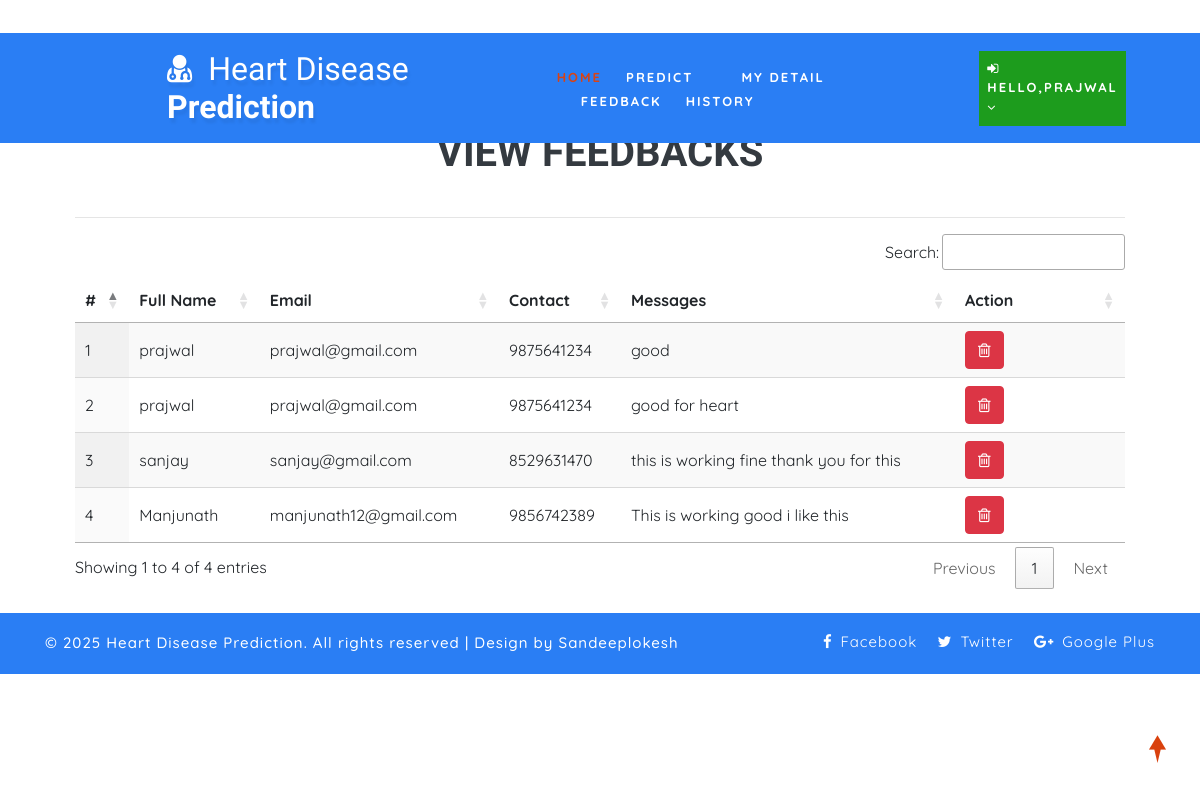
The app's page /view_feedback (signed in) with its own data.
### health/models.py (models this page shows, shortened)
class Feedback(models.Model):
    user = models.ForeignKey(User, on_delete=models.CASCADE, null=True)
    messages = models.TextField(null=True)
    date = models.DateField(auto_now=True)

class Patient(models.Model):
    user = models.ForeignKey(User, on_delete=models.CASCADE, null=True)
    contact = models.CharField(max_length=100, null=True)
    address = models.CharField(max_length=100, null=True)
    dob = models.DateField(null=True)
    image = models.FileField(null=True, blank=True)

### health/views.py (the view)
# urls.py: path('view_feedback', View_Feedback, name="view_feedback"),
@login_required(login_url="login")
def View_Feedback(request):
    return render(request, 'view_feedback.html', {'dis': Feedback.objects.all()})

### health/templates/view_feedback.html
{% extends 'index.html' %}
{% load static %}
{% block body %}
<div class="container-fluid" style="width:90%;margin-top:8%">
                    <div class="container-fluid">
                        <h1 align="center" class="w3ls-title text-uppercase text-dark font-weight-bold">View Feedbacks</h1><br>
                         </div><hr>
                                <table id="example" class="display" style="width:100%">
                                  <thead>
                                    <tr>
                                      <th>#</th>
                                      <th>Full Name</th>
                                      <th>Email</th>
                                      <th>Contact</th>
                                      <th>Messages</th>
                                      <th>Action</th>
                                  </tr>
                              </thead>
                              <tbody>
                              {% for i in dis %}
                                <tr>
                                  <td>{{forloop.counter}}</td>
                                  <td>{{i.user.first_name}} {{i.user.user.last_name}}</td>
                                  <td>{{i.user.email}}</td>
                                  <td>{{i.user.patient_set.all.0.contact}}</td>
                                  <td>{{i.messages}}</td>
                                  <td style="width:150px">
                                      <a href="{% url 'delete_feedback' i.id %}" ><button class="btn btn-danger" onclick="return confirm('Are you sure?')"><i class="fa fa-trash-o"></i></button></a></td>
                              </tr>
                              {% endfor %}
                          </tbody>
                      </table>
                  </div>
{% endblock %}

### health/templates/index.html (shortened to what this page needs)
<!DOCTYPE html>
{% load static %}
<html lang="zxx">
<head>
	<link rel="stylesheet" href="{% static 'css/bootstrap.css' %}">
	<link href="{% static 'css/css_slider.css' %}" type="text/css" rel="stylesheet" media="all">
	<link rel="stylesheet" href="{% static 'css/style.css' %}" type="text/css" media="all" />
	<link href="{% static 'css/font-awesome.min.css' %}" rel="stylesheet">
<link rel='stylesheet' type='text/css' href="https://cdn.datatables.net/1.10.21/css/jquery.dataTables.min.css">
<link rel='stylesheet' type='text/css' href="https://cdn.datatables.net/buttons/1.6.2/css/buttons.dataTables.min.css">
</head>
<body>
	<div id="home" style="margin-bottom:2%">
		<header>
			<div class="top-bar py-3">
				<div class="container">
					<div class="row">
						<div class="col-xl-7 col-lg-6 col-md-4 top-social-agile text-md-right text-center mt-md-0 mt-2">
							<div class="row">
								<div class="col-xl-3 col-lg-4 col-6 top-w3layouts p-md-0 text-right">
								</div>
								<div class="col-xl-3 col-lg-4 col-6 header-w3layouts text-md-right text-left">
								</div>
							</div>
						</div>
					</div>
				</div>
			</div>
		</header>
		<div class="main-top" style="background:rgb(42, 126, 244)">
			<div class="container-fluid">
				<div class="header d-md-flex justify-content-between align-items-center py-3">
					<div id="logo" style="margin-left:13%">
						<h1>
							<a href="index.html">
								<span class="fa fa-user-md mr-2"></span>
								<span class="logo-sp">Heart Disease</span> Prediction
							</a>
						</h1>
					</div>
					{% if request.user.is_staff %}
					<div class="nav_w3ls" style="margin-right:4%">
						<nav>
							<label for="drop1" class="toggle">Menu</label>
							<input type="checkbox" id="drop1" />
							<ul class="menu" style="padding:15px;width:100%">
								<li class="mx-lg-4 mx-md-3 my-md-0 my-2"><a href="{% url 'admin_home' %}" >Home</a></li>
								<li>
									<label for="drop-2" class="toggle toogle-2"> <span class="fa fa-angle-down" aria-hidden="true"></span>
									</label>
									<a href="#"> Doctor <span class="fa fa-angle-down" aria-hidden="true"></span></a>
									<ul style="margin-top:2%;width:40%;margin-right:0%">
										<li style="width:100%;"><a href="/add_doctor" class="drop-text">Add Doctor</a></li>
										<li style="width:100%;"><a href="/view_doctor" class="drop-text">View Doctor</a></li>
									</ul>
								</li>
								<li class="mx-lg-4 mx-md-3 my-md-0 my-2"><a href="/view_patient">Patient</a></li>
								<li class="mx-lg-4 mx-md-3 my-md-0 my-2">
									<a href="/view_search_pat">Searched Data</a></li>
								<li><a href="/view_feedback">Feedback</a></li>
							</ul>
						</nav>
					</div>
					<div class="nav_w3ls" style="margin-right:3%">
						<nav>
							<label for="drop2" class="toggle">Menu</label>
							<input type="checkbox" id="drop2" />
							<ul class="menu">
								<li class="mx-lg-4 mx-md-3 my-md-0 my-2" style="background:red;padding:8px">
									<label for="drop-2" class="toggle toogle-2"> <span class="fa fa-angle-down" aria-hidden="true"></span>
									</label>
									<a href="#"><i class="fa fa-user"></i> {{request.user.username}} <span class="fa fa-angle-down" aria-hidden="true"></span></a>
									<ul style="margin-top:10%;width:80%;margin-right:5%">
										<li style="width:100%;"><a href="{% url 'change_password' %}" class="drop-text">Password</a></li>
										<li style="width:100%;"><a href="{% url 'logout' %}" class="drop-text">Logout</a></li>
									</ul>
								</li>
							</ul>
						</nav>
					</div>
					{% elif request.user.patient_set.all.0 %}
					<div class="nav_w3ls" style="margin-left:5%;font-weight:bold">
						<nav>
							<ul class="menu" style="padding:15px;width:100%">
								<li><a href="{% url 'patient_home' %}" class="active">Home</a></li>
								<li class="mx-lg-4 mx-md-3 my-md-0 my-2"><a href="/add_heartdetail">Predict</a></li>
								<li class="mx-lg-4 mx-md-3 my-md-0 my-2"><a href="/profile_doctor">My Detail</a></li>
								<li class="mx-lg-4 mx-md-3 my-md-0 my-2"><a href="/sent_feedback">Feedback</a></li>
								<li><a href="/view_search_pat">History</a></li>
							</ul>
						</nav>
					</div>
					<div class="nav_w3ls" style="margin-right:3%">
						<nav>
							<ul class="menu">
								<li class="mx-lg-4 mx-md-3 my-md-0 my-2" style="background:#1d9c1d;padding:8px">
									<a href="#"><i class="fa fa-sign-in"></i> Hello,{{request.user.username}} <span class="fa fa-angle-down" aria-hidden="true"></span></a>
								</li>
							</ul>
						</nav>
					</div>
					{% endif %}
				</div>
			</div>
		</div>
		{% block body %}
		{% endblock %}
	</div>
	<div class="copy-w3pvt" style="background:rgb(42, 126, 244);color:white">
		<div class="container py-3">
			<div class="row">
				<div class="col-lg-7 w3ls_footer_grid1_left text-lg-left text-center">
					<p style="color:white">&copy; 2025 Heart Disease Prediction. All rights reserved | Design by Sandeeplokesh</a>
					</p>
				</div>
				<div class="col-lg-5 w3ls_footer_grid_left1_pos text-lg-right text-center mt-lg-0 mt-2">
					<ul style="color:white">
						<li>
							<a href="#" style="color:white" class="facebook">
								<span class="fa fa-facebook-f mr-2"></span>Facebook</a>
						</li>
						<li class="mx-3">
							<a href="#" style="color:white" class="twitter">
								<span class="fa fa-twitter mr-2"></span>Twitter</a>
						</li>
						<li>
							<a href="#" style="color:white" class="google">
								<span class="fa fa-google-plus mr-2"></span>Google Plus</a>
						</li>
					</ul>
				</div>
			</div>
		</div>
	</div>
	<a href="#home" style="color:white" class="move-top text-center"></a>
</body>
</html>

### health/static/css/style.css (style rules this page uses)
body { padding: 0; margin: 0; background: #FFF; font-family: 'Quicksand', sans-serif; }
body a, body button { transition: 0.5s all; -webkit-transition: 0.5s all; -moz-transition: 0.5s all; -o-transition: 0.5s all; -ms-transition: 0.5s all; text-decoration: none; }
html { scroll-behavior: smooth; }
h1, h2, h3, h4, h5, h6 { margin: 0; padding: 0; font-family: 'Mukta', sans-serif; }
p { margin: 0; padding: 0; font-size: 15px; letter-spacing: 1px; line-height: 1.9; color: #999; font-family: 'Quicksand', sans-serif; }
ul, ol { margin: 0; padding: 0; }
a.move-top { width: 34px; height: 34px; background: url(../images/move-top.png) no-repeat; display: inline-block; position: fixed; bottom: 4%; right: 2%; z-index: 0; }
#home { position: relative; }
.main-top { position: absolute; z-index: 999; width: 100%; background: rgba(0, 0, 0, 0.4); }
nav { margin: 0; padding: 0; }
#logo a { float: left; display: initial; font-weight: 700; font-size: 32px; color: #fff; text-shadow: 2px 5px 3px rgba(0, 0, 0, 0.06); padding: 0; }
span.logo-sp { font-weight: 100; }
nav:after { content: ""; display: table; clear: both; }
nav ul { float: right; padding: 0; margin: 0; list-style: none; position: relative; }
nav ul li { margin: 0px; display: inline-block; float: left; }
nav a { padding: 0; color: #fff; font-size: 13px; letter-spacing: 2px; font-weight: 700; text-transform: uppercase; display: inline-block; transition: 0.5s all; -webkit-transition: 0.5s all; -moz-transition: 0.5s all; -o-transition: 0.5s all; -ms-transition: 0.5s all; }
.menu li a.active, .menu li a:hover { color: #2196f3; transition: 0.5s all; -webkit-transition: 0.5s all; -moz-transition: 0.5s all; -o-transition: 0.5s all; -ms-transition: 0.5s all; color: #d84315; }
li>a:only-child:after { content: ''; }
.w3ls_footer_grid_left1_pos ul li, ul.list-part li { display: inline-block; }
.w3ls_footer_grid_left1_pos ul li a { color: #000; text-decoration: none; letter-spacing: 1px; font-size: 15px; }
.w3ls_footer_grid1_left p { color: #484848; font-weight: 500; }

### records on screen
Feedback: user.first_name "prajwal", user.email "prajwal@gmail.com", user.patient_set.all.0.contact "9875641234", messages "good"
Feedback: user.first_name "prajwal", user.email "prajwal@gmail.com", user.patient_set.all.0.contact "9875641234", messages "good for heart"
Feedback: user.first_name "sanjay", user.email "sanjay@gmail.com", user.patient_set.all.0.contact "8529631470", messages "this is working fine thank you for this"
Feedback: user.first_name "Manjunath", user.email "manjunath12@gmail.com", user.patient_set.all.0.contact "9856742389", messages "This is working good i like this"

### other values on screen
{{ request.user.username }} "PRAJWAL"
